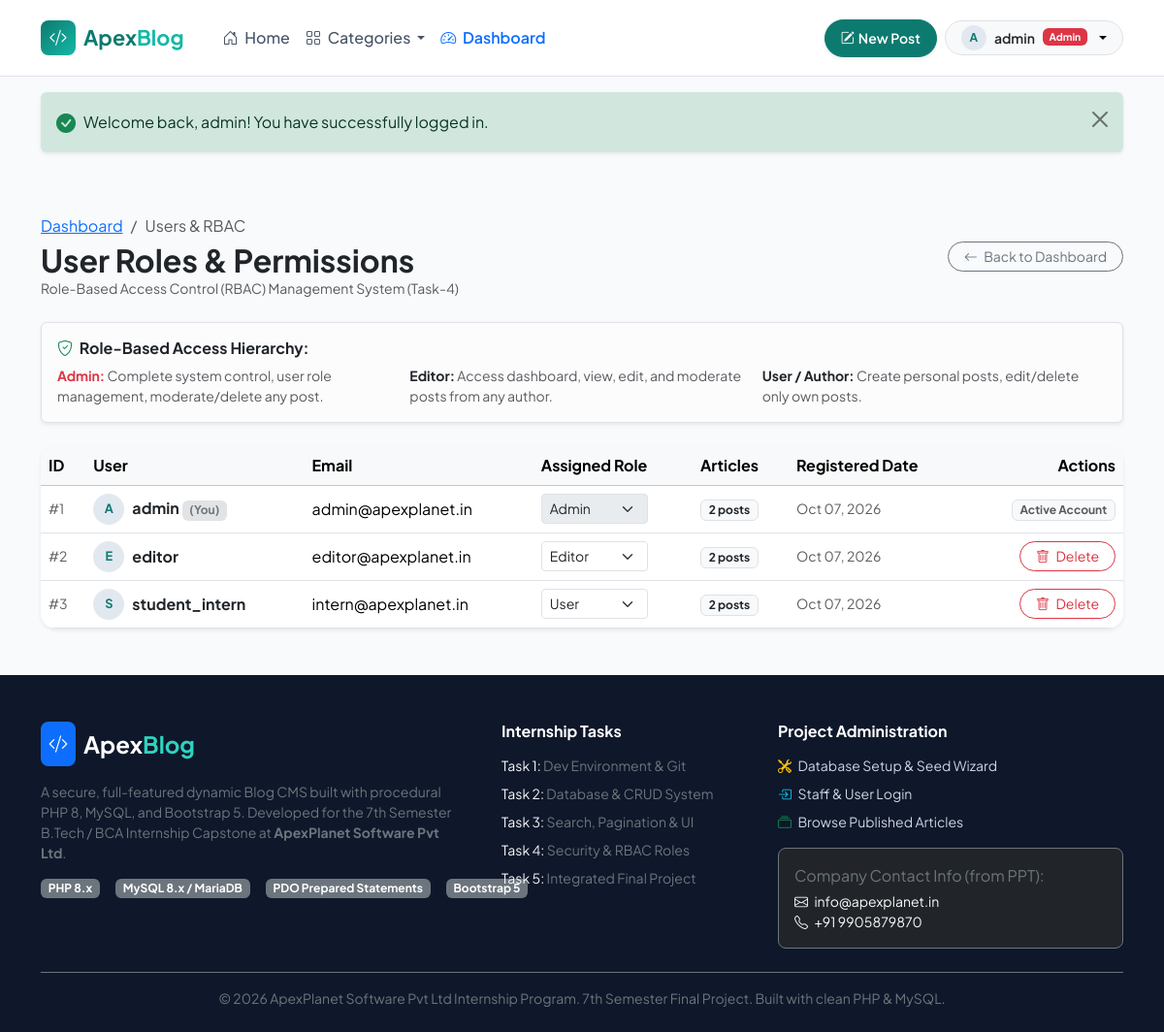
The page /admin/users.php (signed in) on the database its author committed.
### tables this page shows
CREATE TABLE `users` (
  `id` INT AUTO_INCREMENT PRIMARY KEY,
  `username` VARCHAR(50) NOT NULL UNIQUE,
  `email` VARCHAR(100) NOT NULL UNIQUE,
  `password` VARCHAR(255) NOT NULL,
  `role` ENUM('admin', 'editor', 'user') NOT NULL DEFAULT 'user',
  `created_at` TIMESTAMP DEFAULT CURRENT_TIMESTAMP
);

### config/functions.php (called while the page is built, shortened)
<?php
function e(?string $string): string {
    return htmlspecialchars((string)$string, ENT_QUOTES, 'UTF-8');
}
function is_logged_in(): bool {
    return !empty($_SESSION['user']) && !empty($_SESSION['user']['id']);
}
function current_user(): ?array {
    return $_SESSION['user'] ?? null;
}
function is_editor(): bool {
    $role = $_SESSION['user']['role'] ?? '';
    return ($role === 'editor' || $role === 'admin');
}

### admin/users.php (the view, shortened to what this page needs)
<?php
require_once __DIR__ . '/../config/functions.php';
$pdo = getDBConnection();
$usersStmt = $pdo->query("
    SELECT users.*,
    (SELECT COUNT(*) FROM posts WHERE posts.user_id = users.id) AS post_count
    FROM users
    ORDER BY users.created_at ASC
");
$users = $usersStmt->fetchAll();
require_once __DIR__ . '/../includes/header.php';
?>
<div class="container py-5">
    <div class="d-flex flex-wrap align-items-center justify-content-between gap-3 mb-4">
        <div>
            <nav aria-label="breadcrumb">
                <ol class="breadcrumb mb-1 small">
                    <li class="breadcrumb-item"><a href="<?= BASE_URL ?>/admin/dashboard.php">Dashboard</a></li>
                    <li class="breadcrumb-item active">Users & RBAC</li>
                </ol>
            </nav>
            <h2 class="fw-bold text-dark mb-0">User Roles & Permissions</h2>
            <p class="text-muted small mb-0">Role-Based Access Control (RBAC) Management System (Task-4)</p>
        </div>
        <a href="<?= BASE_URL ?>/admin/dashboard.php" class="btn btn-outline-secondary btn-sm rounded-pill px-3">
            <i class="bi bi-arrow-left me-1"></i> Back to Dashboard
        </a>
    </div>
    <div class="alert alert-light border shadow-sm mb-4">
        <h6 class="fw-bold text-dark mb-2"><i class="bi bi-shield-check text-success me-1"></i> Role-Based Access Hierarchy:</h6>
        <div class="row g-2 small text-muted">
            <div class="col-md-4">
                <strong class="text-danger">Admin:</strong> Complete system control, user role management, moderate/delete any post.
            </div>
            <div class="col-md-4">
                <strong class="text-warning text-dark">Editor:</strong> Access dashboard, view, edit, and moderate posts from any author.
            </div>
            <div class="col-md-4">
                <strong class="text-info text-dark">User / Author:</strong> Create personal posts, edit/delete only own posts.
            </div>
        </div>
    </div>
    <div class="card border-0 shadow-sm rounded-4 overflow-hidden bg-white">
        <div class="table-responsive">
            <table class="table table-hover align-middle mb-0">
                <thead class="table-light">
                    <tr>
                        <th>ID</th>
                        <th>User</th>
                        <th>Email</th>
                        <th>Assigned Role</th>
                        <th>Articles</th>
                        <th>Registered Date</th>
                        <th class="text-end">Actions</th>
                    </tr>
                </thead>
                <tbody>
                    <?php foreach ($users as $u): ?>
                        <tr>
                            <td class="text-muted small">#<?= (int)$u['id'] ?></td>
                            <td>
                                <div class="d-flex align-items-center gap-2">
                                    <span class="post-author-avatar" style="width: 32px; height: 32px; font-size: 0.8rem;">
                                        <?= strtoupper(substr($u['username'], 0, 1)) ?>
                                    </span>
                                    <div>
                                        <div class="fw-bold text-dark">
                                            <?= e($u['username']) ?>
                                            <?php if ((int)$u['id'] === (int)$currentUser['id']): ?>
                                                <span class="badge bg-secondary-subtle text-secondary small">(You)</span>
                                            <?php endif; ?>
                                        </div>
                                    </div>
                                </div>
                            </td>
                            <td><?= e($u['email']) ?></td>
                            <td>
                                <form method="POST" action="" class="d-inline-flex align-items-center gap-1">
                                    <select name="role" class="form-select form-select-sm" style="width: 110px;" <?= ((int)$u['id'] === (int)$currentUser['id']) ? 'disabled' : '' ?> onchange="this.form.submit()">
                                        <option value="admin" <?= $u['role'] === 'admin' ? 'selected' : '' ?>>Admin</option>
                                        <option value="editor" <?= $u['role'] === 'editor' ? 'selected' : '' ?>>Editor</option>
                                        <option value="user" <?= $u['role'] === 'user' ? 'selected' : '' ?>>User</option>
                                    </select>
                                </form>
                            </td>
                            <td>
                                <a href="<?= BASE_URL ?>/index.php?user_id=<?= (int)$u['id'] ?>" class="badge bg-light text-dark border text-decoration-none">
                                    <?= (int)$u['post_count'] ?> posts
                                </a>
                            </td>
                            <td class="small text-muted">
                                <?= date('M d, Y', strtotime($u['created_at'])) ?>
                            </td>
                            <td class="text-end">
                                <?php if ((int)$u['id'] !== (int)$currentUser['id']): ?>
                                    <form method="POST" action="" class="d-inline" onsubmit="return confirm('Warning: Deleting user <?= e($u['username']) ?> will also delete all their posts. Proceed?');">
                                        <button type="submit" class="btn btn-outline-danger btn-sm rounded-pill px-3" title="Delete User">
                                            <i class="bi bi-trash me-1"></i> Delete
                                        </button>
                                    </form>
                                <?php else: ?>
                                    <span class="badge bg-light text-muted border">Active Account</span>
                                <?php endif; ?>
                            </td>
                        </tr>
                    <?php endforeach; ?>
                </tbody>
            </table>
        </div>
    </div>
</div>
<?php require_once __DIR__ . '/../includes/footer.php'; ?>

### includes/navbar.php (shortened to what this page needs)
<?php
$currentUser = current_user();
?>
<nav class="navbar navbar-expand-lg navbar-light bg-white border-bottom sticky-top py-2 py-lg-3 shadow-xs">
    <div class="container">
        <a class="navbar-brand navbar-brand-custom" href="<?= BASE_URL ?>/index.php">
            <span class="brand-icon"><i class="bi bi-code-slash"></i></span>
            <span>Apex<span style="color: #14b8a6;">Blog</span></span>
        </a>
        <div class="collapse navbar-collapse" id="navbarMain">
            <ul class="navbar-nav me-auto mb-2 mb-lg-0 ms-lg-3">
                <li class="nav-item">
                    <a class="nav-link <?= (basename($_SERVER['SCRIPT_NAME']) === 'index.php' && empty($_GET['category'])) ? 'active' : '' ?>" href="<?= BASE_URL ?>/index.php">
                        <i class="bi bi-house-door me-1"></i> Home
                    </a>
                </li>
                <li class="nav-item dropdown">
                    <a class="nav-link dropdown-toggle" href="#" id="categoryDropdown" role="button" data-bs-toggle="dropdown" aria-expanded="false">
                        <i class="bi bi-grid me-1"></i> Categories
                    </a>
                </li>
                <?php if (is_editor()): ?>
                    <li class="nav-item">
                        <a class="nav-link text-primary fw-semibold" href="<?= BASE_URL ?>/admin/dashboard.php">
                            <i class="bi bi-speedometer2 me-1"></i> Dashboard
                        </a>
                    </li>
                <?php endif; ?>
            </ul>
            <div class="d-flex align-items-center gap-2">
                <?php if (is_logged_in()): ?>
                    <a href="<?= BASE_URL ?>/posts/create.php" class="btn btn-primary-custom btn-sm rounded-pill px-3 py-2 d-inline-flex align-items-center gap-1 shadow-sm">
                        <i class="bi bi-pencil-square"></i>
                        <span>New Post</span>
                    </a>
                    <div class="dropdown">
                        <button class="btn btn-light rounded-pill px-3 py-1 border d-flex align-items-center gap-2 dropdown-toggle" type="button" id="userMenu" data-bs-toggle="dropdown" aria-expanded="false">
                            <span class="post-author-avatar" style="width: 26px; height: 26px; font-size: 0.75rem;">
                                <?= strtoupper(substr($currentUser['username'], 0, 1)) ?>
                            </span>
                            <span class="fw-semibold small text-dark"><?= e($currentUser['username']) ?></span>
                            <?php if ($currentUser['role'] === 'admin'): ?>
                                <span class="badge bg-danger" style="font-size: 0.65rem;">Admin</span>
                            <?php elseif ($currentUser['role'] === 'editor'): ?>
                                <span class="badge bg-warning text-dark" style="font-size: 0.65rem;">Editor</span>
                            <?php else: ?>
                                <span class="badge bg-info text-dark" style="font-size: 0.65rem;">Author</span>
                            <?php endif; ?>
                        </button>
                    </div>
                <?php endif; ?>
            </div>
        </div>
    </div>
</nav>

### assets/css/style.css (style rules this page uses)
:root { --primary: #0d7a6f; --primary-dark: #08524a; --primary-light: #e6f7f5; --secondary: #64748b; --accent: #f59e0b; --dark: #0f172a; --light-bg: #f8fafc; --card-border: #e2e8f0; --text-main: #334155; --font-heading: 'Plus Jakarta Sans', system-ui, -apple-system, sans-serif; }
body { font-family: 'Plus Jakarta Sans', system-ui, -apple-system, sans-serif; background-color: var(--light-bg); color: var(--text-main); min-height: 100vh; display: flex; flex-direction: column; }
.navbar-brand-custom { font-weight: 700; font-size: 1.35rem; color: var(--primary) !important; display: flex; align-items: center; gap: 0.5rem; }
.navbar-brand-custom .brand-icon { width: 36px; height: 36px; background: linear-gradient(135deg, #0d7a6f 0%, #14b8a6 100%); color: white; display: inline-flex; align-items: center; justify-content: center; border-radius: 8px; font-size: 1.15rem; }
.nav-link { font-weight: 500; color: #475569; transition: color 0.2s ease; }
.post-author-avatar { width: 32px; height: 32px; border-radius: 50%; background: #e2e8f0; color: var(--primary); display: inline-flex; align-items: center; justify-content: center; font-weight: 700; font-size: 0.85rem; }
.btn-primary-custom { background-color: var(--primary); border-color: var(--primary); color: white; font-weight: 600; }

### rows shown on the page
users: username "A", username "admin", id "1", shows "(You)", email "admin@apexplanet.in", role "Admin", post_count "2", created_at "Oct 07, 2026", shows "Active Account"
users: id "2", username "E", username "editor", email "editor@apexplanet.in", role "Editor", post_count "2", created_at "Oct 07, 2026"
users: id "3", username "S", username "student_intern", email "intern@apexplanet.in", role "User", post_count "2", created_at "Oct 07, 2026"

### other values the page prints
$flash['message'] "Welcome back, admin! You have successfully logged in."
